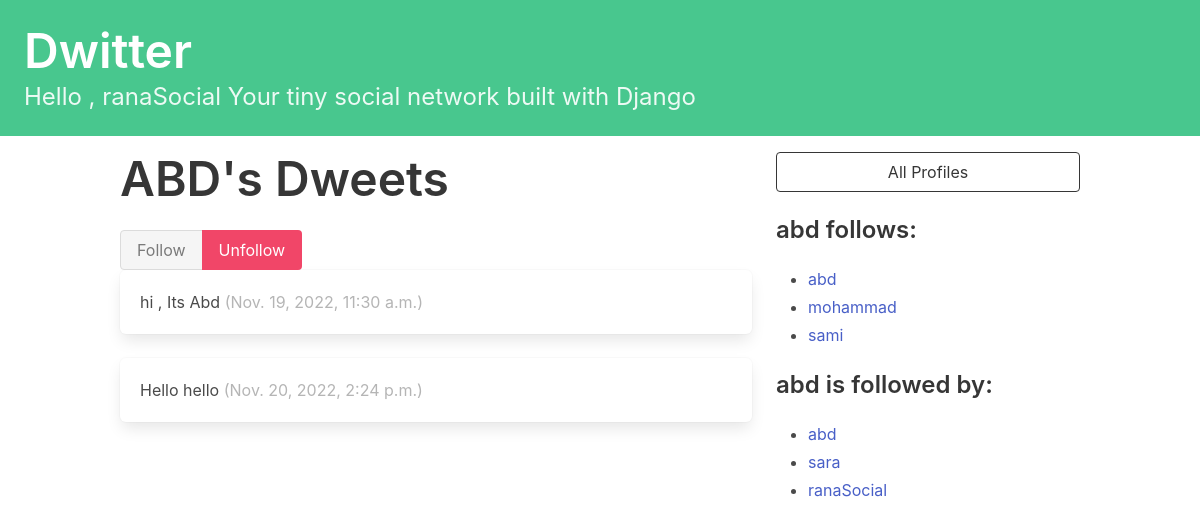
Page /profile/7 (signed in) on the committed database.
### dwitter/models.py (models this page shows, shortened)
class Profile(models.Model):
    user = models.OneToOneField(User, on_delete=models.CASCADE)
    follows = models.ManyToManyField("self",related_name="followed_by",
    symmetrical=False, #the relation is in one direction
    blank=True
    )
    def __str__(self):
        return self.user.username

class Dweet(models.Model):
    user = models.ForeignKey(User,related_name="dweets", on_delete=models.DO_NOTHING)
    body = models.CharField(max_length=140)
    created_at = models.DateTimeField(auto_now_add=True)

### dwitter/views.py (the view, shortened to what this page needs)
# urls.py: path("profile/<int:pk>", profile, name="profile"),
def profile(request, pk):
    if not hasattr(request.user, 'profile'):
        missing_profile = Profile(user=request.user)
        missing_profile.save()
    profile = Profile.objects.get(pk=pk)
    return render(request, "dwitter/profile.html", {"profile": profile})

### dwitter/templates/dwitter/profile.html (shortened to what this page needs)
{% extends 'base.html' %}
{% block content %}
<div class="column">
    <div class="block">
        <h1 class="title is-1">
            {{profile.user.username|upper}}'s Dweets
        </h1>
    </div>
    <form method="post">
        <div class="buttons has-addons">
            {% if profile in user.profile.follows.all %}
            <button class="button is-success is-static">Follow</button>
            <button class="button is-danger" name="follow" value="unfollow">
                Unfollow
            </button>
            {% else %}
            <button class="button is-success" name="follow" value="follow">
                Follow
            </button>
            <button class="button is-danger is-static">Unfollow</button>
            {% endif %}
        </div>
    </form>
    <div class="content">
        {% for dweet in profile.user.dweets.all %}
        <div class="box">
            {{ dweet.body }}
            <span class="is-small has-text-grey-light">
                ({{ dweet.created_at }})
            </span>
        </div>
        {% endfor %}
    </div>
</div>
<div class="column is-one-third">
    <div class="block">
        <a href="{% url 'dwitter:profile_list' %}">
            <button class="button is-dark is-outlined is-fullwidth">
                All Profiles
            </button>
        </a>
    </div>
    <div class="block">
        <h3 class="title is-4">
            {{profile.user.username}} follows:
        </h3>
        <div class="content">
            <ul>
                {% for following in profile.follows.all %}
                <li>
                    <a href="{% url 'dwitter:profile' following.id %}">
                        {{ following }}
                    </a>
                </li>
                {% endfor %}
            </ul>
        </div>
    </div>
    <div class="block">
        <h3 class="title is-4">
            {{profile.user.username}} is followed by:
        </h3>
        <div class="content">
            <ul>
                {% for follower in profile.followed_by.all %}
                <li>
                    <a href="{% url 'dwitter:profile' follower.id %}">
                        {{ follower }}
                    </a>
                </li>
                {% endfor %}
            </ul>
        </div>
    </div>
</div>
{% endblock content %}

### dwitter/templates/base.html (shortened to what this page needs)
<!DOCTYPE html>
<html lang="en">
<head>
    <link rel="stylesheet" href="https://cdn.jsdelivr.net/npm/bulma@0.9.3/css/bulma.min.css">
</head>
<body>
    <section class="hero is-small is-success mb-4">
        <div class="hero-body">
            <h1 class="title is-1">Dwitter</h1>
            <p class="subtitle is-4">
                Hello , {{ user.username|default:'Guest' }}
                Your tiny social network built with Django
            </p>
        </div>
    </section>
    <div class="container">
        <div class="columns">
            {% block content %}
            {% endblock content %}
        </div>
    </div>
</body>
</html>

### rows in the picture
Profile: user.username "ABD", user.username "abd"
Dweet: body "hi , Its Abd", created_at "Nov. 19, 2022, 11:30 a.m."
Dweet: body "Hello hello", created_at "Nov. 20, 2022, 2:24 p.m."
Profile: user.username "mohammad"
Profile: user.username "sami"
Profile: user.username "sara"
Profile: user.username "ranaSocial"

### other values in the picture
{{ user.username|default:'Guest' }} "ranaSocial"
